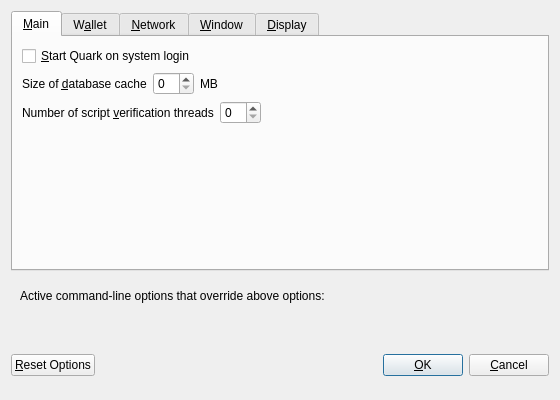
<?xml version="1.0" encoding="UTF-8"?>
<ui version="4.0">
 <class>OptionsDialog</class>
 <widget class="QDialog" name="OptionsDialog">
  <property name="geometry">
   <rect>
    <x>0</x>
    <y>0</y>
    <width>560</width>
    <height>400</height>
   </rect>
  </property>
  <property name="windowTitle">
   <string>Options</string>
  </property>
  <property name="modal">
   <bool>true</bool>
  </property>
  <layout class="QVBoxLayout" name="verticalLayout">
   <item>
    <widget class="QTabWidget" name="tabWidget">
     <property name="currentIndex">
      <number>0</number>
     </property>
     <widget class="QWidget" name="tabMain">
      <attribute name="title">
       <string>&amp;Main</string>
      </attribute>
      <layout class="QVBoxLayout" name="verticalLayout_Main">
       <item>
        <widget class="QCheckBox" name="bitcoinAtStartup">
         <property name="toolTip">
          <string>Automatically start Quark after logging in to the system.</string>
         </property>
         <property name="text">
          <string>&amp;Start Quark on system login</string>
         </property>
        </widget>
       </item>
       <item>
        <layout class="QHBoxLayout" name="horizontalLayout_2_Main">
         <item>
          <widget class="QLabel" name="databaseCacheLabel">
           <property name="text">
            <string>Size of &amp;database cache</string>
           </property>
           <property name="textFormat">
            <enum>Qt::PlainText</enum>
           </property>
           <property name="buddy">
            <cstring>databaseCache</cstring>
           </property>
          </widget>
         </item>
         <item>
          <widget class="QSpinBox" name="databaseCache"/>
         </item>
         <item>
          <widget class="QLabel" name="databaseCacheUnitLabel">
           <property name="text">
            <string>MB</string>
           </property>
           <property name="textFormat">
            <enum>Qt::PlainText</enum>
           </property>
          </widget>
         </item>
         <item>
          <spacer name="horizontalSpacer_2_Main">
           <property name="orientation">
            <enum>Qt::Horizontal</enum>
           </property>
           <property name="sizeHint" stdset="0">
            <size>
             <width>40</width>
             <height>20</height>
            </size>
           </property>
          </spacer>
         </item>
        </layout>
       </item>
       <item>
        <layout class="QHBoxLayout" name="horizontalLayout_3_Main">
         <item>
          <widget class="QLabel" name="threadsScriptVerifLabel">
           <property name="text">
            <string>Number of script &amp;verification threads</string>
           </property>
           <property name="textFormat">
            <enum>Qt::PlainText</enum>
           </property>
           <property name="buddy">
            <cstring>threadsScriptVerif</cstring>
           </property>
          </widget>
         </item>
         <item>
          <widget class="QSpinBox" name="threadsScriptVerif">
           <property name="toolTip">
            <string>(0 = auto, &lt;0 = leave that many cores free)</string>
           </property>
          </widget>
         </item>
         <item>
          <spacer name="horizontalSpacer_3_Main">
           <property name="orientation">
            <enum>Qt::Horizontal</enum>
           </property>
           <property name="sizeHint" stdset="0">
            <size>
             <width>40</width>
             <height>20</height>
            </size>
           </property>
          </spacer>
         </item>
        </layout>
       </item>
       <item>
        <spacer name="verticalSpacer_Main">
         <property name="orientation">
          <enum>Qt::Vertical</enum>
         </property>
         <property name="sizeHint" stdset="0">
          <size>
           <width>20</width>
           <height>40</height>
          </size>
         </property>
        </spacer>
       </item>
      </layout>
     </widget>
     <widget class="QWidget" name="tabWallet">
      <attribute name="title">
       <string>W&amp;allet</string>
      </attribute>
      <layout class="QVBoxLayout" name="verticalLayout_Wallet">
       <item>
        <widget class="QLabel" name="transactionFeeInfoLabel">
         <property name="text">
          <string>Optional transaction fee per kB that helps make sure your transactions are processed quickly. Most transactions are 1 kB.</string>
         </property>
         <property name="textFormat">
          <enum>Qt::PlainText</enum>
         </property>
         <property name="wordWrap">
          <bool>true</bool>
         </property>
        </widget>
       </item>
       <item>
        <layout class="QHBoxLayout" name="horizontalLayout_1_Wallet">
         <item>
          <widget class="QLabel" name="transactionFeeLabel">
           <property name="text">
            <string>Pay transaction &amp;fee</string>
           </property>
           <property name="textFormat">
            <enum>Qt::PlainText</enum>
           </property>
           <property name="buddy">
            <cstring>transactionFee</cstring>
           </property>
          </widget>
         </item>
         <item>
          <widget class="BitcoinAmountField" name="transactionFee"/>
         </item>
         <item>
          <spacer name="horizontalSpacer_1_Wallet">
           <property name="orientation">
            <enum>Qt::Horizontal</enum>
           </property>
           <property name="sizeHint" stdset="0">
            <size>
             <width>40</width>
             <height>20</height>
            </size>
           </property>
          </spacer>
         </item>
        </layout>
       </item>
       <item>
        <spacer name="verticalSpacer_Wallet">
         <property name="orientation">
          <enum>Qt::Vertical</enum>
         </property>
         <property name="sizeHint" stdset="0">
          <size>
           <width>20</width>
           <height>40</height>
          </size>
         </property>
        </spacer>
       </item>
       <item>
        <widget class="QGroupBox" name="groupBox">
         <property name="title">
          <string>Expert</string>
         </property>
         <layout class="QVBoxLayout" name="verticalLayout_2">
          <item>
           <widget class="QCheckBox" name="coinControlFeatures">
            <property name="toolTip">
             <string>Whether to show coin control features or not.</string>
            </property>
            <property name="text">
             <string>Enable coin &amp;control features</string>
            </property>
           </widget>
          </item>
          <item>
           <widget class="QCheckBox" name="spendZeroConfChange">
            <property name="toolTip">
             <string>If you disable the spending of unconfirmed change, the change from a transaction cannot be used until that transaction has at least one confirmation. This also affects how your balance is computed.</string>
            </property>
            <property name="text">
             <string>&amp;Spend unconfirmed change</string>
            </property>
           </widget>
          </item>
         </layout>
        </widget>
       </item>
      </layout>
     </widget>
     <widget class="QWidget" name="tabNetwork">
      <attribute name="title">
       <string>&amp;Network</string>
      </attribute>
      <layout class="QVBoxLayout" name="verticalLayout_Network">
       <item>
        <widget class="QCheckBox" name="mapPortUpnp">
         <property name="toolTip">
          <string>Automatically open the Quark client port on the router. This only works when your router supports UPnP and it is enabled.</string>
         </property>
         <property name="text">
          <string>Map port using &amp;UPnP</string>
         </property>
        </widget>
       </item>
       <item>
        <widget class="QCheckBox" name="connectSocks">
         <property name="toolTip">
          <string>Connect to the Quark network through a SOCKS proxy.</string>
         </property>
         <property name="text">
          <string>&amp;Connect through SOCKS proxy (default proxy):</string>
         </property>
        </widget>
       </item>
       <item>
        <layout class="QHBoxLayout" name="horizontalLayout_1_Network">
         <item>
          <widget class="QLabel" name="proxyIpLabel">
           <property name="text">
            <string>Proxy &amp;IP:</string>
           </property>
           <property name="textFormat">
            <enum>Qt::PlainText</enum>
           </property>
           <property name="buddy">
            <cstring>proxyIp</cstring>
           </property>
          </widget>
         </item>
         <item>
          <widget class="QValidatedLineEdit" name="proxyIp">
           <property name="minimumSize">
            <size>
             <width>140</width>
             <height>0</height>
            </size>
           </property>
           <property name="maximumSize">
            <size>
             <width>140</width>
             <height>16777215</height>
            </size>
           </property>
           <property name="toolTip">
            <string>IP address of the proxy (e.g. IPv4: 127.0.0.1 / IPv6: ::1)</string>
           </property>
          </widget>
         </item>
         <item>
          <widget class="QLabel" name="proxyPortLabel">
           <property name="text">
            <string>&amp;Port:</string>
           </property>
           <property name="textFormat">
            <enum>Qt::PlainText</enum>
           </property>
           <property name="buddy">
            <cstring>proxyPort</cstring>
           </property>
          </widget>
         </item>
         <item>
          <widget class="QLineEdit" name="proxyPort">
           <property name="minimumSize">
            <size>
             <width>55</width>
             <height>0</height>
            </size>
           </property>
           <property name="maximumSize">
            <size>
             <width>55</width>
             <height>16777215</height>
            </size>
           </property>
           <property name="toolTip">
            <string>Port of the proxy (e.g. 9050)</string>
           </property>
          </widget>
         </item>
         <item>
          <widget class="QLabel" name="socksVersionLabel">
           <property name="text">
            <string>SOCKS &amp;Version:</string>
           </property>
           <property name="textFormat">
            <enum>Qt::PlainText</enum>
           </property>
           <property name="buddy">
            <cstring>socksVersion</cstring>
           </property>
          </widget>
         </item>
         <item>
          <widget class="QValueComboBox" name="socksVersion">
           <property name="toolTip">
            <string>SOCKS version of the proxy (e.g. 5)</string>
           </property>
          </widget>
         </item>
         <item>
          <spacer name="horizontalSpacer_1_Network">
           <property name="orientation">
            <enum>Qt::Horizontal</enum>
           </property>
           <property name="sizeHint" stdset="0">
            <size>
             <width>40</width>
             <height>20</height>
            </size>
           </property>
          </spacer>
         </item>
        </layout>
       </item>
       <item>
        <spacer name="verticalSpacer_Network">
         <property name="orientation">
          <enum>Qt::Vertical</enum>
         </property>
         <property name="sizeHint" stdset="0">
          <size>
           <width>20</width>
           <height>40</height>
          </size>
         </property>
        </spacer>
       </item>
      </layout>
     </widget>
     <widget class="QWidget" name="tabWindow">
      <attribute name="title">
       <string>&amp;Window</string>
      </attribute>
      <layout class="QVBoxLayout" name="verticalLayout_Window">
       <item>
        <widget class="QCheckBox" name="minimizeToTray">
         <property name="toolTip">
          <string>Show only a tray icon after minimizing the window.</string>
         </property>
         <property name="text">
          <string>&amp;Minimize to the tray instead of the taskbar</string>
         </property>
        </widget>
       </item>
       <item>
        <widget class="QCheckBox" name="minimizeOnClose">
         <property name="toolTip">
          <string>Minimize instead of exit the application when the window is closed. When this option is enabled, the application will be closed only after selecting Quit in the menu.</string>
         </property>
         <property name="text">
          <string>M&amp;inimize on close</string>
         </property>
        </widget>
       </item>
       <item>
        <spacer name="verticalSpacer_Window">
         <property name="orientation">
          <enum>Qt::Vertical</enum>
         </property>
         <property name="sizeHint" stdset="0">
          <size>
           <width>20</width>
           <height>40</height>
          </size>
         </property>
        </spacer>
       </item>
      </layout>
     </widget>
     <widget class="QWidget" name="tabDisplay">
      <attribute name="title">
       <string>&amp;Display</string>
      </attribute>
      <layout class="QVBoxLayout" name="verticalLayout_Display">
       <item>
        <layout class="QHBoxLayout" name="horizontalLayout_1_Display">
         <item>
          <widget class="QLabel" name="langLabel">
           <property name="text">
            <string>User Interface &amp;language:</string>
           </property>
           <property name="textFormat">
            <enum>Qt::PlainText</enum>
           </property>
           <property name="buddy">
            <cstring>lang</cstring>
           </property>
          </widget>
         </item>
         <item>
          <widget class="QValueComboBox" name="lang">
           <property name="toolTip">
            <string>The user interface language can be set here. This setting will take effect after restarting Quark.</string>
           </property>
          </widget>
         </item>
        </layout>
       </item>
       <item>
        <layout class="QHBoxLayout" name="horizontalLayout_2_Display">
         <item>
          <widget class="QLabel" name="unitLabel">
           <property name="text">
            <string>&amp;Unit to show amounts in:</string>
           </property>
           <property name="textFormat">
            <enum>Qt::PlainText</enum>
           </property>
           <property name="buddy">
            <cstring>unit</cstring>
           </property>
          </widget>
         </item>
         <item>
          <widget class="QValueComboBox" name="unit">
           <property name="toolTip">
            <string>Choose the default subdivision unit to show in the interface and when sending coins.</string>
           </property>
          </widget>
         </item>
        </layout>
       </item>
       <item>
        <widget class="QCheckBox" name="displayAddresses">
         <property name="toolTip">
          <string>Whether to show Quark addresses in the transaction list or not.</string>
         </property>
         <property name="text">
          <string>&amp;Display addresses in transaction list</string>
         </property>
        </widget>
       </item>
       <item>
        <layout class="QHBoxLayout" name="horizontalLayout_3_Display">
         <item>
          <widget class="QLabel" name="thirdPartyTxUrlsLabel">
           <property name="toolTip">
            <string>Third party URLs (e.g. a block explorer) that appear in the transactions tab as context menu items. %s in the URL is replaced by transaction hash. Multiple URLs are separated by vertical bar |.</string>
           </property>
           <property name="text">
            <string>Third party transaction URLs</string>
           </property>
           <property name="buddy">
            <cstring>thirdPartyTxUrls</cstring>
           </property>
          </widget>
         </item>
         <item>
          <widget class="QLineEdit" name="thirdPartyTxUrls">
           <property name="toolTip">
            <string>Third party URLs (e.g. a block explorer) that appear in the transactions tab as context menu items. %s in the URL is replaced by transaction hash. Multiple URLs are separated by vertical bar |.</string>
           </property>
          </widget>
         </item>
        </layout>
       </item>
       <item>
        <spacer name="verticalSpacer_Display">
         <property name="orientation">
          <enum>Qt::Vertical</enum>
         </property>
         <property name="sizeHint" stdset="0">
          <size>
           <width>20</width>
           <height>40</height>
          </size>
         </property>
        </spacer>
       </item>
      </layout>
     </widget>
    </widget>
   </item>
   <item>
    <widget class="QFrame" name="frame">
     <layout class="QVBoxLayout" name="verticalLayout_Bottom">
      <item>
       <layout class="QHBoxLayout" name="horizontalLayout_Bottom">
        <item>
         <widget class="QLabel" name="overriddenByCommandLineInfoLabel">
          <property name="text">
           <string>Active command-line options that override above options:</string>
          </property>
          <property name="textFormat">
           <enum>Qt::PlainText</enum>
          </property>
         </widget>
        </item>
        <item>
         <spacer name="horizontalSpacer_Bottom">
          <property name="orientation">
           <enum>Qt::Horizontal</enum>
          </property>
          <property name="sizeHint" stdset="0">
           <size>
            <width>40</width>
            <height>20</height>
           </size>
          </property>
         </spacer>
        </item>
       </layout>
      </item>
      <item>
       <widget class="QLabel" name="overriddenByCommandLineLabel">
        <property name="text">
         <string/>
        </property>
        <property name="textFormat">
         <enum>Qt::PlainText</enum>
        </property>
        <property name="wordWrap">
         <bool>true</bool>
        </property>
       </widget>
      </item>
     </layout>
    </widget>
   </item>
   <item>
    <layout class="QHBoxLayout" name="horizontalLayout_Buttons">
     <item>
      <widget class="QPushButton" name="resetButton">
       <property name="toolTip">
        <string>Reset all client options to default.</string>
       </property>
       <property name="text">
        <string>&amp;Reset Options</string>
       </property>
       <property name="autoDefault">
        <bool>false</bool>
       </property>
      </widget>
     </item>
     <item>
      <spacer name="horizontalSpacer_1">
       <property name="orientation">
        <enum>Qt::Horizontal</enum>
       </property>
       <property name="sizeHint" stdset="0">
        <size>
         <width>40</width>
         <height>48</height>
        </size>
       </property>
      </spacer>
     </item>
     <item>
      <widget class="QLabel" name="statusLabel">
       <property name="minimumSize">
        <size>
         <width>200</width>
         <height>0</height>
        </size>
       </property>
       <property name="font">
        <font>
         <weight>75</weight>
         <bold>true</bold>
        </font>
       </property>
       <property name="text">
        <string/>
       </property>
       <property name="textFormat">
        <enum>Qt::PlainText</enum>
       </property>
       <property name="wordWrap">
        <bool>true</bool>
       </property>
      </widget>
     </item>
     <item>
      <spacer name="horizontalSpacer_2">
       <property name="orientation">
        <enum>Qt::Horizontal</enum>
       </property>
       <property name="sizeHint" stdset="0">
        <size>
         <width>40</width>
         <height>48</height>
        </size>
       </property>
      </spacer>
     </item>
     <item>
      <widget class="QPushButton" name="okButton">
       <property name="text">
        <string>&amp;OK</string>
       </property>
      </widget>
     </item>
     <item>
      <widget class="QPushButton" name="cancelButton">
       <property name="text">
        <string>&amp;Cancel</string>
       </property>
       <property name="autoDefault">
        <bool>false</bool>
       </property>
      </widget>
     </item>
    </layout>
   </item>
  </layout>
 </widget>
 <customwidgets>
  <customwidget>
   <class>BitcoinAmountField</class>
   <extends>QLineEdit</extends>
   <header>bitcoinamountfield.h</header>
   <container>1</container>
  </customwidget>
  <customwidget>
   <class>QValidatedLineEdit</class>
   <extends>QLineEdit</extends>
   <header>qvalidatedlineedit.h</header>
  </customwidget>
  <customwidget>
   <class>QValueComboBox</class>
   <extends>QComboBox</extends>
   <header>qvaluecombobox.h</header>
  </customwidget>
 </customwidgets>
 <resources/>
 <connections/>
</ui>
